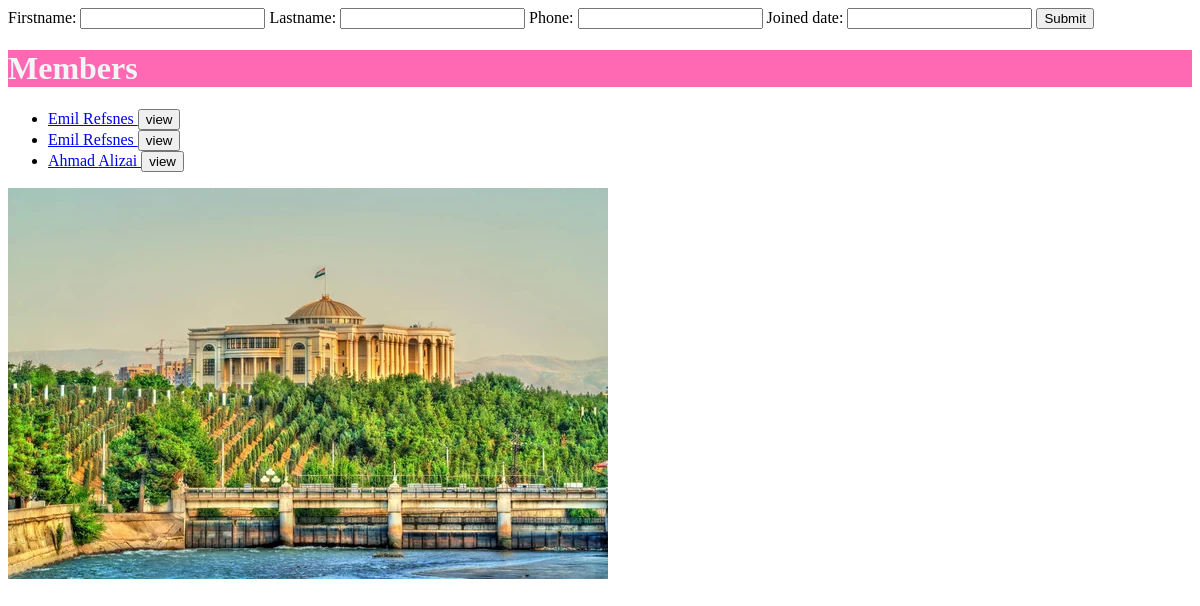
/members/, run on an earlier commit of the app's database.
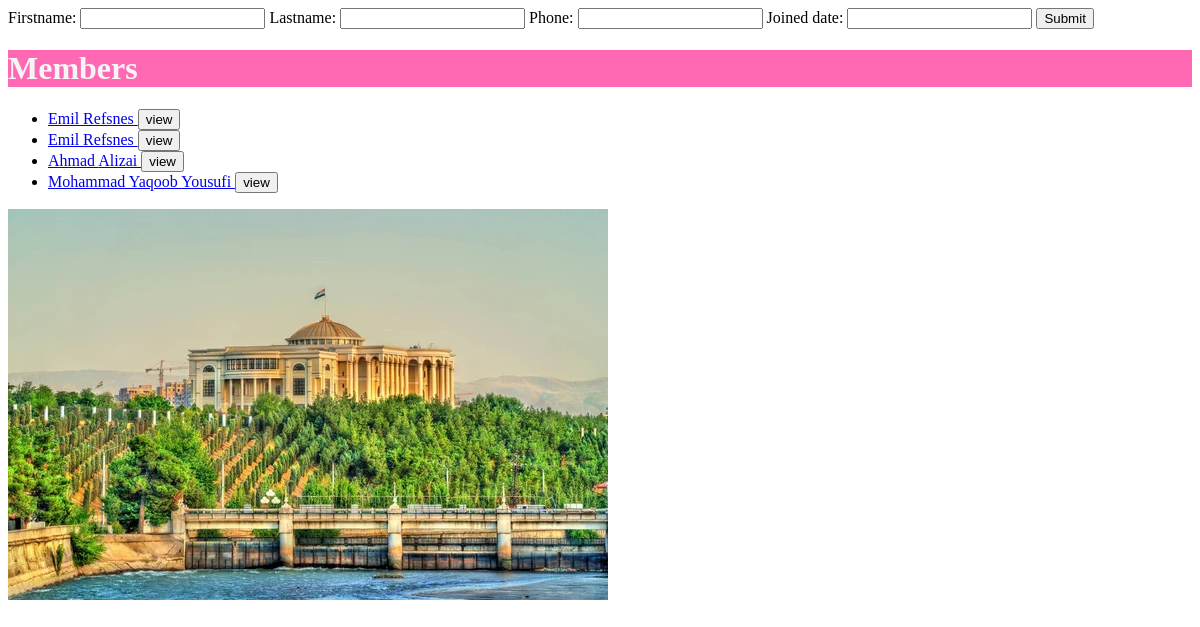
And on a later commit of the database.
### members/models.py (models this page shows)
class Member(models.Model):
  firstname = models.CharField(max_length=255)
  lastname = models.CharField(max_length=255)
  phone = models.IntegerField(null=True)
  joined_date = models.DateField(null=True)

### members/views.py (the view)
# urls.py: path('', include('members.urls')),
def members(request):
  form = MemberForm()
  if request.method == 'POST':
    form = MemberForm(request.POST)
    if form.is_valid():
      form.save()
  mymembers = Member.objects.all().values()
  template = loader.get_template('all_members.html')
  context = {
    'mymembers': mymembers,
    'form': form,
  }
  return HttpResponse(template.render(context, request))

### members/forms.py
class MemberForm(ModelForm):
    class Meta:
        model = Member
        fields = '__all__'

### members/templates/all_members.html (shortened to what this page needs)
{% extends "master.html" %}
{% load static %}
    {% block content %}
    <form action="/members/" method="post">
      {{ form }}
      <input type="submit">
    </form>
    <h1>Members</h1>
    <ul>
      {% for x in mymembers %}
        <li><a href="details/{{ x.id }}">{{ x.firstname }} {{ x.lastname }}  </a><input type="button" value="view"></li>
      {% endfor %}
    </ul>
    <img src="{% static 'images/dushanbe-with-presidential.jpg' %}" alt="" />
    {% endblock %}

What changed in the data, as far as the page shows it:
added Member: firstname "Mohammad Yaqoob", lastname "Yousufi"
